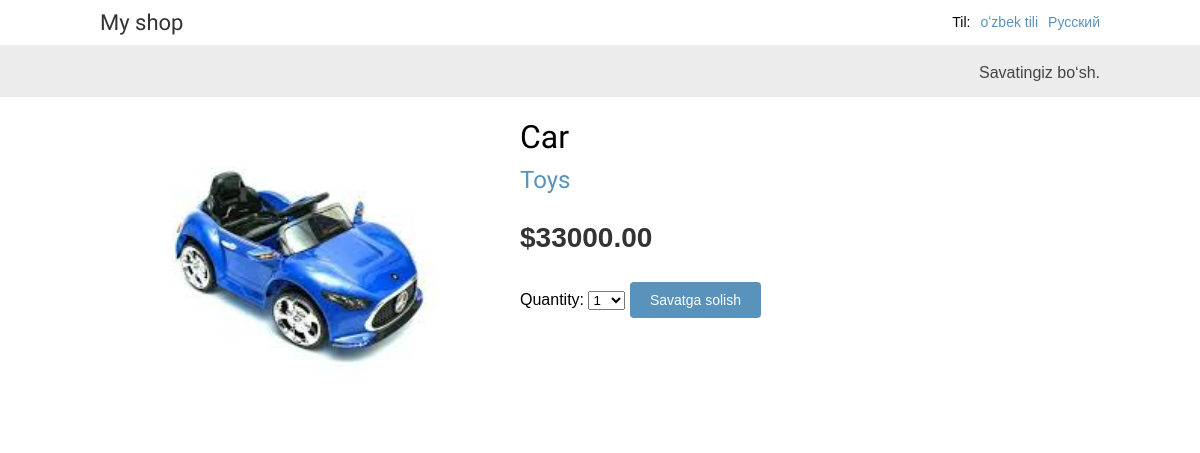
Screenshot of /4/car/ with the database file from the repository.
### shop/models.py (models this page shows, shortened)
class Product(models.Model):
    category = models.ForeignKey(Category, related_name='products', on_delete=models.CASCADE)
    name = models.CharField(max_length=200, db_index=True)
    slug = models.SlugField(max_length=200, db_index=True)
    image = models.ImageField(upload_to='products/%Y/%m/%d', blank=True)
    description = models.TextField(blank=True)
    price = models.DecimalField(max_digits=10, decimal_places=2)
    available = models.BooleanField(default=True)
    created = models.DateTimeField(auto_now_add=True)
    updated = models.DateTimeField(auto_now=True)
    class Meta:
        ordering = ('name',)
        index_together = (('id', 'slug'),)

class Category(models.Model):
    name = models.CharField(max_length=200, db_index=True)
    slug = models.SlugField(max_length=200, unique=True)
    class Meta:
        ordering = ('name',)
        verbose_name = 'Category'
        verbose_name_plural = 'Categories'
    def __str__(self):
        return self.name
    def get_absolute_url(self):
        return reverse('shop:product_list_by_category', args=[self.slug])

### shop/views.py (the view)
# urls.py: path('<int:id>/<slug:slug>/', views.product_detail, name='product_detail'),
def product_detail(request, id, slug):
    product = get_object_or_404(Product, id=id, slug=slug, available=True)
    cart_product_form = CartAddProductForm()
    return render(request, 'shop/product/detail.html',
                  {'product': product,
                   'cart_product_form':cart_product_form})

### cart/forms.py
class CartAddProductForm(forms.Form):
    quantity = forms.TypedChoiceField(
        choices=PRODUCT_QUANTITY_CHOICES,
        coerce=int,
        label=_('Quantity'))
    update = forms.BooleanField(required=False,
                                initial=False,
                                widget=forms.HiddenInput)

### cart/cart.py (called while the page is built)
    def __len__(self):
        return sum(item['quantity'] for item in self.cart.values())

### cart/context_processors.py (called while the page is built)
def cart(request):
    return {'cart': Cart(request)}

### shop/templates/shop/product/detail.html (shortened to what this page needs)
{% extends "shop/base.html" %}
{% load static %}
{% load i18n %}
{% block content %}
    <div class="product-detail">
        <img src="{% if product.image %}{{ product.image.url }}
                                {% else %}{% static 'img/no_image.png' %}{% endif %}">
        <h1>{{ product.name }}</h1>
        <h2>
            <a href="{{ product.category.get_absolute_url }}">{{ product.category }}</a>
        </h2>
        <p class="price">${{ product.price }}</p>
            <form action="{% url 'cart:cart_add' product.id %}" method="post">
                {{ cart_product_form }}
                <input type="submit" value="{% trans 'Savatga solish' %}">
            </form>
    </div>
{% endblock %}

### shop/static/css/base.css (style rules this page uses)
body { margin:0; padding:0; font-family:helvetica, sans-serif; }
h1, h2, h3, h4, h5 , h6 { font-family: 'Ubuntu', sans-serif; font-weight:normal; }
a { text-decoration:none; color:#5993bb; }
a.button, input[type="submit"] { color:#fff; background:#5993bb; border-radius:4px; padding:10px 20px; font-size:14px; border:0; }
.product-detail { text-align:justify; }
.product-detail .price { color:#333; font-size:28px; font-weight:bold; }
.product-detail img { width:40%; float:left; padding:0 20px 20px 0; }
.product-detail h1 { margin-bottom:0; }
.product-detail h2 { margin-top:10px; }

### rows the page displays
Product: image (picture), name "Car", category "Toys", price "33000.00"

### other values shown
{{ language.name_local }} "oʻzbek tili" "Русский"
